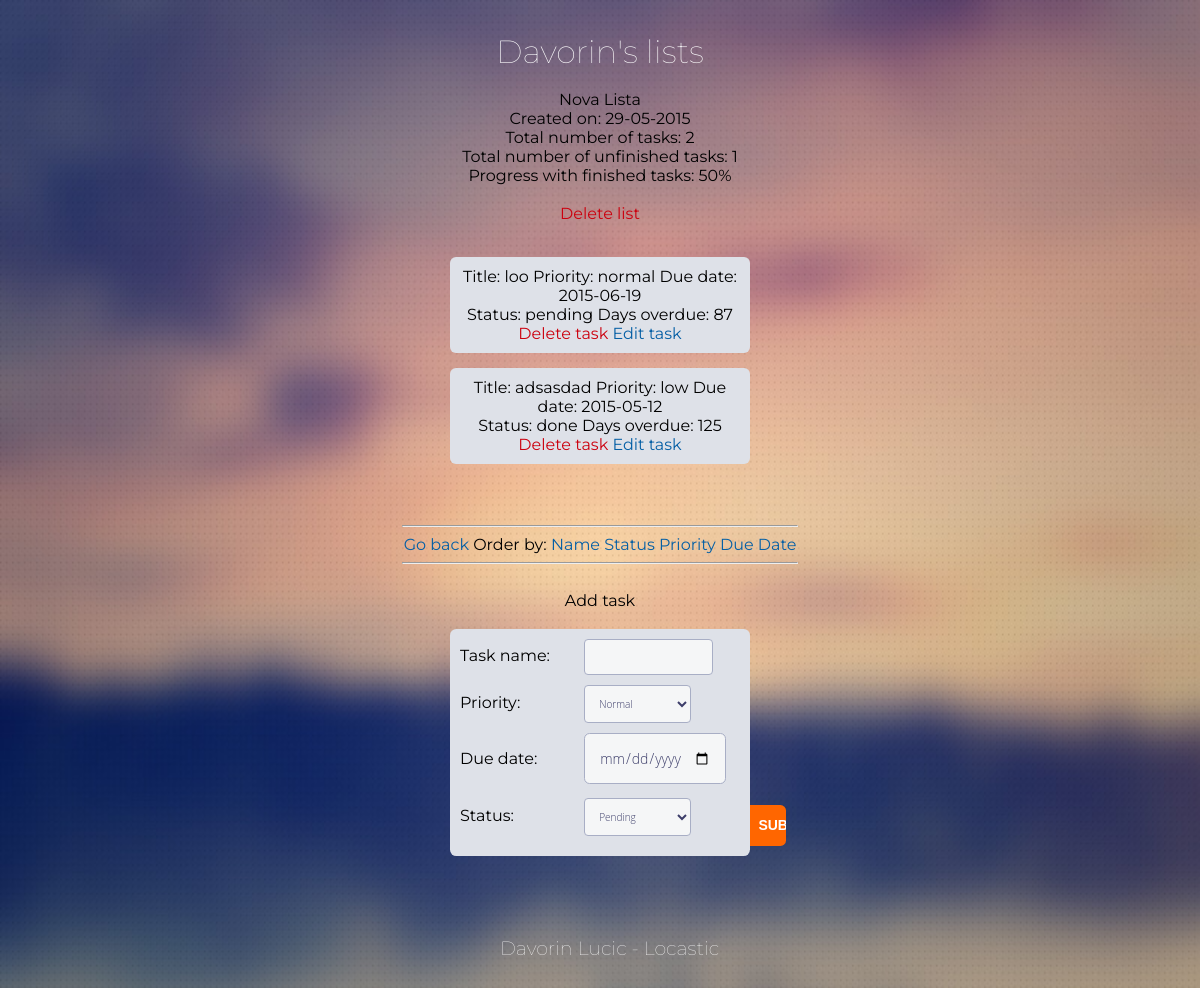
/view_list.php?id=57 (signed in), run on the app's committed database.
### tables this page shows
CREATE TABLE IF NOT EXISTS `lists` (
  `id` int(11) NOT NULL,
  `title` text NOT NULL,
  `user_id` int(11) NOT NULL,
  `date_created` varchar(50) NOT NULL
);

CREATE TABLE IF NOT EXISTS `tasks` (
  `id` int(11) NOT NULL,
  `title` text NOT NULL,
  `priority` varchar(255) NOT NULL,
  `due_date` date NOT NULL,
  `status` varchar(50) NOT NULL,
  `list_id` int(11) NOT NULL
);

### includes/database.php (called while the page is built, shortened)
<?php
class Database {
  private $connection;
  public function open_connection() {
    $this->connection = mysqli_connect('localhost', 'root', '', 'todo');
  }
  public function query($sql) {
    $result = mysqli_query($this->connection, $sql);
    return $result;
  }
  public function escape_value($string) {
    $escaped_string = mysqli_real_escape_string($this->connection, $string);
    return $escaped_string;
  }
  public function fetch_array($result_set) {
      return mysqli_fetch_array($result_set);
    }
}
$database = new Database();

### includes/database_objects.php (called while the page is built, shortened)
<?php
require_once('initialize.php');
class DatabaseObject {
  public static function find_by_id($id=0) {
    $result_array = static::find_by_sql("SELECT * FROM ".static::$table_name." WHERE id={$id} LIMIT 1");
		return !empty($result_array) ? array_shift($result_array) : false;
  }
  public static function find_by_sql($sql="") {
    global $database;
    $result_set = $database->query($sql);
    $object_array = array();
    while ($row = $database->fetch_array($result_set)) {
      $object_array[] = static::instantiate($row);
    }
    return $object_array;
  }
	private static function instantiate($record) {
		$object = new static;
		foreach($record as $attribute=>$value){
		  if($object->has_attribute($attribute)) {
		    $object->$attribute = $value;
		  }
		}
		return $object;
	}
	private function has_attribute($attribute) {
	  return array_key_exists($attribute, $this->attributes());
	}
	protected function attributes() {
	  $attributes = array();
	  foreach(static::$db_fields as $field) {
	    if(property_exists($this, $field)) {
	      $attributes[$field] = $this->$field;
	    }
	  }
	  return $attributes;
	}
}

### includes/task.php (called while the page is built, shortened)
<?php
require_once('initialize.php');
class Task extends DatabaseObject {
	protected static $table_name="tasks";
	public static function find_tasks_on($list_id=0) {
    global $database;
    $sql = "SELECT * FROM " . static::$table_name;
    $sql .= " WHERE list_id=" .$database->escape_value($list_id);
    return static::find_by_sql($sql);
	}
	public static function find_finished_on($list_id=0) {
	global $database;
    $sql = "SELECT * FROM " . static::$table_name;
    $sql .= " WHERE status= 'done'";
    $sql .= " AND list_id=" .$database->escape_value($list_id);
    return static::find_by_sql($sql);
	}
	public static function find_unfinished_on($list_id=0) {
	global $database;
    $sql = "SELECT * FROM " . static::$table_name;
    $sql .= " WHERE status= 'pending'";
    $sql .= " AND list_id=" .$database->escape_value($list_id);
    return static::find_by_sql($sql);
	}
}

### includes/list.php (called while the page is built, shortened)
<?php
class Lista extends DatabaseObject {
	public $id;
	public function tasks() {
		return Task::find_tasks_on($this->id);
	}
	public function finished_tasks() {
		return Task::find_finished_on($this->id);
	}
	public function unfinished_tasks() {
		return Task::find_unfinished_on($this->id);
	}
}

### view_list.php (the view, shortened to what this page needs)
<!DOCTYPE html>
<html>
<head>
<link href="css/style.css" rel='stylesheet' type='text/css' />
</head>
<body>
<div class="login-form">
  <?php require_once("includes/initialize.php");
  $lists = Lista::find_by_id($_GET['id']);
    $lists = Lista::find_by_id($_GET['id']);
    echo $lists->title;
    echo "Created on: " . $lists->date_created;
    echo "Total number of tasks: " . count($lists->tasks());
    echo "Total number of unfinished tasks: " . count($lists->unfinished_tasks());
    if (count($lists->finished_tasks()) > 0) {
      echo "Progress with finished tasks: " . round((count($lists->finished_tasks())/count($lists->tasks())*100),2) . "%</br></br>";
    } else echo "Progress with finished tasks: 0 percent</br>";
    ?>
<a href="admin/delete_list.php?id=<?php echo $lists->id;?>" class="colorRed" onclick="return confirm('Are you sure you want to delete this item?');">Delete list</a>
  <?php
  $tasks = $lists->tasks();
  foreach ($tasks as $task) {
    echo '<div class="taskWrap"> Title: '. $task->title;
    echo " Priority: {$task->priority}";
    echo " Due date: {$task->due_date}<br>";
    echo " Status: {$task->status}";
    days_left(($task->due_date), (date('Y-m-d')));
    ?>
    <br>
    <a class="deleteTask colorRed" href="admin/delete_task.php?id=<?php echo $task->id;?>" data-id="<?php echo $task->id;?>">Delete task</a>
    <a href="admin/edit_task.php?id=<?php echo $task->id;?>">Edit task</a>
    </div>
    <?php } ?>
</br></br><hr>
<a href="index.php">Go back</a>
Order by:
<a href="view_list.php?id=<?php echo $lists->id; ?>&orderBy=title">Name</a>
<a href="view_list.php?id=<?php echo $lists->id;; ?>&orderBy=status">Status</a>
<a href="view_list.php?id=<?php echo $lists->id;; ?>&orderBy=priority">Priority</a>
<a href="view_list.php?id=<?php echo $lists->id;; ?>&orderBy=due_date">Due Date</a>
<hr><br>
<h2>Add task</h2>
<div class="task-form">
  <form action="view_list.php?id=<?php echo $lists->id; ?>" method="POST">
    <label>Task name:</label>
    <input type="text" class="text" name="title"/>
    <br>
    <label>Priority:</label>
    <select name="priority">
      <option selected value="normal">Normal</option>
    </select>
    <br>
    <label>Due date:</label>
    <input type="date" name="duedate">
    <br>
    <label>Status:</label>
    <select name="status">
      <option value="pending">Pending</option>
    </select>
    <input type="submit" class="submit" name="submit" value="Submit" />
  </form>
</div>
<div class="copy-right">
  <p>Davorin Lucic - Locastic</p>
</div>
</body>
</html>

### includes/functions.php (shortened to what this page needs)
<?php
function days_left($date1, $date2){
$date_diff=(strtotime($date1)-strtotime($date2)) / 86400;
if($date_diff > 0) {
	echo " Days left: " . round($date_diff);
} else {
	echo " Days overdue: " . abs(round($date_diff));
	}
}

### css/style.css (style rules this page uses)
html,body,div,span,applet,object,iframe,h1,h2,h3,h4,h5,h6,p,blockquote,pre,a,abbr,acronym,address,big,cite,code,del,dfn,em,img,ins,kbd,q,s,samp,small,strike,strong,sub,sup,tt,var,b,u,i,dl,dt,dd,ol,nav ul,nav li,fieldset,form,label,legend,table,caption,tbody,tfoot,thead,tr,th,td,article,aside,canvas,details,embed,figure,figcaption,footer,header,hgroup,menu,nav,output,ruby,section,summary,time,mark,audio,video { margin:0;padding:0;border:0;font-size:100%;font:inherit;vertical-align:baseline; }
a { text-decoration:none; }
html { height: 150%; }
body { background: url(../images/bg.jpg)no-repeat; font-family: 'Montserrat', sans-serif; background-size: 100% 135%; }
body a,form li,input[type="submit"],input[type="text"],.sixth-login input[type="submit"],.third-login input[type="submit"] { transition: 0.1s all; -webkit-transition: 0.1s all; -moz-transition: 0.1s all; -o-transition: 0.1s all; }
a { color: #055fa5; outline: none; }
form { padding-top: 1em; background: #dee1e8; border-radius: .4em; }
input[type="text"], select, input[type="date"] { font-family: 'Open Sans', sans-serif; width: 40%; padding: 1em 1em 1em 1em; color: #3D3E6A; font-size: 14px; outline: none; background: #f5f6f7; border: none; font-weight: 100; margin-bottom: 1em; border: 1px solid#A8AEC5; border-radius: .4em; -webkit-border-radius: 0.4em; -o-border-radius: 0.4em; -moz-border-radius: 0.4em; }
input[type="submit"] { background: #ff6600; padding: .8em .6em .8em .6em; outline: none; border: none; font-size: 1em; cursor: pointer; color: #fff; text-transform: uppercase; font-weight: bold; border-top-right-radius: .4em; -webkit-border-top-right-radius: .4em; -o-border-top-right-radius: .4em; -moz-border-top-right-radius: .4em; border-bottom-right-radius: .4em; -webkit-border-bottom-right-radius: .4em; -o-border-bottom-right-radius: .4em; -moz-border-bottom-right-radius: .4em; position: absolute; width: 12%; right: -12%; font-size: 14px; bottom: 10px; padding: .9em .6em .9em .6em; }
input[type="text"], select { width: 38%; padding: 1em 1em 1em 1em; font-size: 10px; }
.login-form { width: 33%; height: 100%; margin: 0 auto; text-align: center; position: relative; }
.task-form { width: 300px; text-align: left; margin: 0 auto; position: relative; }
.task-form form { padding: 10px; position: relative; }
.task-form input[type="submit"] { left: 300px; width: auto; }
.task-form label { width: 120px; display: inline-block; }
.taskWrap { width: 280px; margin: 15px auto; background-color: #dee1e8; padding: 10px; border-radius: 6px; }
.login-form p { padding-bottom: 2em; color: #fff; font-weight: 100; font-size: 1.2em; }
.colorRed { color: #cc000e; }
.copy-right { text-align: center; padding-top: 10em; color: #fff; }
.copy-right { padding-top: 5em; }
.login-form p { margin-left: 1em; }

### data on the page
lists: title "Nova Lista", date_created "29-05-2015"
tasks: title "loo", priority "normal", due_date "2015-06-19", status "pending", due_date "87"
tasks: title "adsasdad", priority "low", due_date "2015-05-12", status "done", due_date "125"

### other printed values
$_SESSION["first_name"] "Davorin"
count($lists->tasks()) "2"
count($lists->unfinished_tasks()) "1"
count($lists->finished_tasks())/count($lists->tasks())*100 "50"
